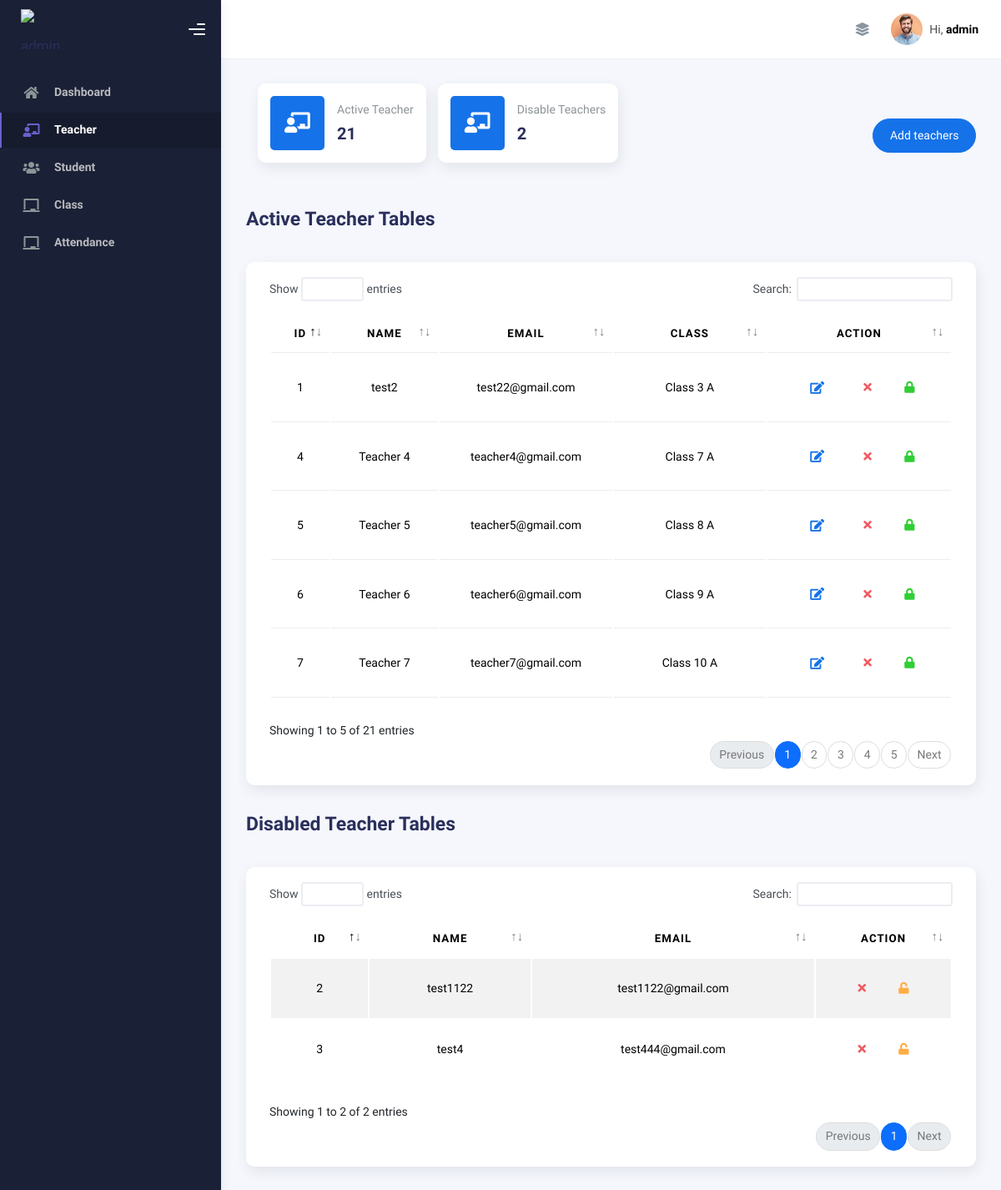
The page /admin/teacher.php (signed in) on the database its author committed.
### tables this page shows
CREATE TABLE `class` (
  `id` int(11) NOT NULL,
  `name` varchar(20) NOT NULL,
  `teacher_id` int(11) DEFAULT NULL,
  `section` varchar(10) NOT NULL,
  `strength` int(11) NOT NULL,
  `fees` int(5) NOT NULL,
  `status` tinyint(1) NOT NULL DEFAULT 1,
  `created_at` timestamp NOT NULL DEFAULT current_timestamp(),
  `updated_at` timestamp NOT NULL DEFAULT current_timestamp()
);

CREATE TABLE `teacher` (
  `id` int(11) NOT NULL,
  `name` varchar(255) NOT NULL,
  `password` varchar(255) NOT NULL,
  `phone` varchar(255) NOT NULL,
  `email` varchar(255) NOT NULL,
  `profileimage` varchar(255) NOT NULL,
  `status` tinyint(1) NOT NULL DEFAULT 1,
  `address` varchar(255) NOT NULL,
  `created_at` timestamp NOT NULL DEFAULT current_timestamp(),
  `updated_at` timestamp NOT NULL DEFAULT current_timestamp()
);

### admin/teacher.php (the view, shortened to what this page needs)
<?php
require_once('../includes/db.php');
?>
<!DOCTYPE html>
<html lang="en">
<head>
  <?php
  require_once('../includes/dashboard_header.php');
  ?>
  </head>
<body>
  <div class="wrapper">
    <?php
    require_once('includes/sidebar.inc.php');
    ?>
    <div class="main-panel">
      <?php
      require_once('includes/navbar.inc.php');
      ?>
      <div class="container">
        <div class="page-inner">
          <div class="d-flex align-items-left align-items-md-center flex-column flex-md-row pt-2 pb-4">
          <div class="card card-stats card-round ms-3">
                <div class="card-body">
                  <div class="row align-items-center">
                    <div class="col-icon">
                      <div
                        class="icon-big text-center icon-primary bubble-shadow-small">
                        <i class="fas fa-chalkboard-teacher"></i>
                      </div>
                    </div>
                    <div class="col col-stats ms-3 ms-sm-0">
                      <div class="numbers">
                        <p class="card-category">Active Teacher</p>
                        <?php
                        $sql = "SELECT COUNT(*) FROM teacher where status=1 ";
                        $res = $pdo->query($sql);
                        $count = $res->fetchColumn();
                        ?>
                        <h4 class="card-title"> <?php echo$count; ?></h4>
                      </div>
                    </div>
                  </div>
                </div>
              </div>
              <div class="card card-stats card-round ms-3">
                <div class="card-body">
                  <div class="row align-items-center">
                    <div class="col-icon">
                      <div
                        class="icon-big text-center icon-primary bubble-shadow-small">
                        <i class="fas fa-chalkboard-teacher"></i>
                      </div>
                    </div>
                    <div class="col col-stats ms-3 ms-sm-0">
                      <div class="numbers">
                        <p class="card-category">Disable Teachers</p>
                        <?php
                        $sql = "SELECT COUNT(*) FROM teacher where status=0 ";
                        $res = $pdo->query($sql);
                        $count = $res->fetchColumn();
                        ?>
                        <h4 class="card-title"> <?php echo$count; ?></h4>
                      </div>
                    </div>
                  </div>
                </div>
              </div>
            <div class="ms-md-auto py-2 py-md-0">
              <a href="register_teacher.php" class="btn btn-primary btn-round">Add teachers</a>
            </div>
          </div>
          <div class="page-header">
            <h3 class="fw-bold mb-3 ">Active Teacher Tables</h3>
          </div>
          <div class="row">
            <div class="col-md-12">
              <div class="card">
                <div class="card-body">
                  <?php
                 $s = "SELECT teacher.*, class.id AS class_id, class.name AS class_name, class.section AS class_section
                 FROM teacher
                 LEFT JOIN class ON teacher.id = class.teacher_id
                 WHERE teacher.status = '1'";
                  $sth = $pdo->prepare($s, array(PDO::ATTR_CURSOR => PDO::CURSOR_FWDONLY));
                  $sth->execute();
                  ?>
                  <div class="table-responsive">
                    <table id="teacher-table" class="display table table-stripe  table-hover">
                      <thead class="text-center">
                        <tr>
                          <th>ID</th>
                          <th>Name</th>
                          <th>Email</th>
                          <th>Class</th>
                          <th style="width: 20%">Action</th>
                        </tr>
                      </thead>
                      <tbody class="text-center">
                        <?php
                        $allRows = $sth->fetchAll();
                        foreach ($allRows as $Row) {
                          echo "<tr>";
                          echo "<td>" . $Row['id'] . "</td>";
                          echo "<td>" . $Row['name'] . "</td>";
                          echo "<td>" . $Row['email'] . "</td>";
                          echo "<td>" . ($Row['class_name'] ? $Row['class_name'] . " " . $Row['class_section'] : "Class not assigned") . "</td>";
                          echo '<td>
                          <div class="form-button-action">
                              <button type="button" class="btn btn-link btn-primary btn-lg edit" data-id="' . $Row['id'] . '" title="Edit teacher">
                                  <i class="fa fa-edit"></i>
                              </button>
                              <button type="button" class="btn btn-link btn-danger delete" data-id="' . $Row['id'] . '" title="Remove teacher">
                                  <i class="fa fa-times"></i>
                              </button>
                              <button type="button" class="btn btn-link btn-success disable" data-id="' . $Row['id'] . '" title="Disable teacher">
                                  <i class="fa fa-lock"></i>
                              </button>
                          </div>
                        </td>';
                          echo "</tr>";
                        }
                        ?>
                      </tbody>
                    </table>
                  </div>
                </div>
              </div>
            </div>
          </div>
          <div class="page-header">
            <h3 class="fw-bold mb-3">Disabled Teacher Tables</h3>
          </div>
          <div class="row">
            <div class="col-md-12">
              <div class="card">
                <div class="card-body">
                  <?php
                  $s = "SELECT * FROM teacher WHERE status = 0";
                  $sth = $pdo->prepare($s, array(PDO::ATTR_CURSOR => PDO::CURSOR_FWDONLY));
                  $sth->execute();
                  ?>
                  <div class="table-responsive">
                    <table id="disabled-teacher-table" class="display table table-striped table-hover">
                      <thead class="text-center">
                        <tr>
                          <th>ID</th>
                          <th>Name</th>
                          <th>Email</th>
                          <th style="width: 20%">Action</th>
                        </tr>
                      </thead>
                      <tbody class="text-center">
                        <?php
                        $allRows = $sth->fetchAll();
                        foreach ($allRows as $Row) {
                          echo "<tr>";
                          echo "<td>" . $Row['id'] . "</td>";
                          echo "<td>" . $Row['name'] . "</td>";
                          echo "<td>" . $Row['email'] . "</td>";
                          echo '<td>
                          <div class="form-button-action">
                                <button type="button" class="btn btn-link btn-danger delete" data-id="' . $Row['id'] . '" title="Remove teacher">
                                  <i class="fa fa-times"></i>
                              </button>
                              <button type="button" class="btn btn-link btn-warning active" data-id="' . $Row['id'] . '" title="Activate teacher">
                                  <i class="fa fa-unlock"></i>
                              </button>
                          </div>
                        </td>';
                          echo "</tr>";
                        }
                        ?>
                      </tbody>
                    </table>
                  </div>
                </div>
              </div>
            </div>
          </div>
        </div>
      </div>
    </div>
  </div>
</body>
</html>

### rows shown on the page
class: teacher "1", teacher.name "test2", teacher.email "test22@gmail.com", name "Class 3", section "A"
class: teacher "4", teacher.name "Teacher 4", teacher.email "teacher4@gmail.com", name "Class 7", section "A"
class: teacher "5", teacher.name "Teacher 5", teacher.email "teacher5@gmail.com", name "Class 8", section "A"
class: teacher "6", teacher.name "Teacher 6", teacher.email "teacher6@gmail.com", name "Class 9", section "A"
class: teacher "7", teacher.name "Teacher 7", teacher.email "teacher7@gmail.com", name "Class 10", section "A"
teacher: id "2", name "test1122", email "test1122@gmail.com"
teacher: id "3", name "test4", email "test444@gmail.com"

### other values the page prints
$admin_name "admin"
$count "21"
$count "2"
